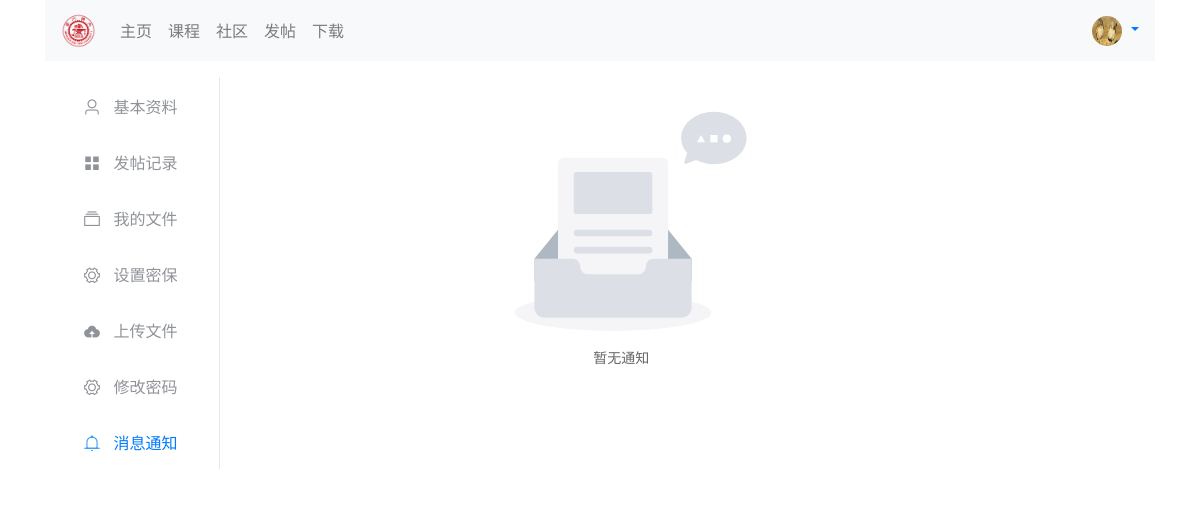
/user/notice/ (signed in), run on an earlier commit of the app's database.
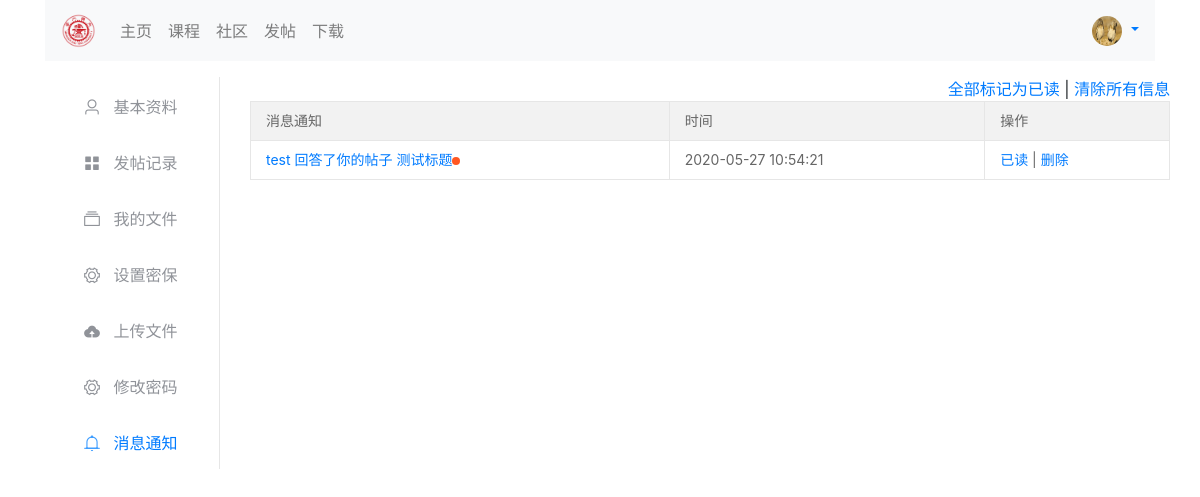
And on a later commit of the database.
### user/models.py (models this page shows)
class Notice(models.Model):
    content = models.CharField(max_length=100)  # 通知内容
    date = models.DateTimeField(default=timezone.now)
    url = models.CharField(max_length=200)  # 产生通知的url
    read = models.BooleanField(default=False)  # 是否已读
    user_id = models.IntegerField()  # 用户id

### user/views.py (the view, shortened to what this page needs)
# urls.py: path("notice/", notice, name='notice')  # 消息通知
@login_required()
@require_http_methods(["GET", "POST"])
def notice(request):
    notices = Notice.objects.filter(user_id=request.user.id)
    return render(request, 'user/notice.html', context={"notices": notices})

### community/templatetags/user_related.py (called while the page is built)
@register.filter(name="getProfileFromAuthId")
def get_profile_from_auth_id(value):
    try:
        return User.objects.get(user_id=value).profile
    except:
        return None

### templates/user/notice.html (shortened to what this page needs)
{% extends 'user/base.html' %}
{% block detail %}
    {% if notices %}
        <div class="layui-row" style="float: right">
            <a href="javascript:void(0);" onclick="notice_all('read')">全部标记为已读</a>
            |
            <a href="javascript:void(0);" onclick="notice_all('clear')">清除所有信息</a>
        </div>
        <table class="layui-table ">
            <thead>
            <tr style="text-align: center">
                <th>消息通知</th>
                <th>时间</th>
                <th>操作</th>
            </tr>
            </thead>
            <tbody>
            {% for notice in notices %}
                <tr style="text-align: center">
                    {% if notice.read %}
                        <th><a href="{{ notice.url }}">{{ notice.content }}</a></th>
                    {% else %}
                        <th><a href="{{ notice.url }}">{{ notice.content }}</a><span class="layui-badge-dot"></span>
                        </th>
                    {% endif %}
                    <th>{{ notice.date | date:'Y-m-d h:i:s' }}
                    <th><a href="javascript:void(0);" onclick="read_by_id({{ notice.id }})">已读</a> | <a
                            href="javascript:void(0);" onclick="delete_by_id({{ notice.id }})">删除</a></th>
                </tr>
            {% endfor %}
            </tbody>
        </table>
    {% else %}
        <div class="layui-row">
            <div class="offset-3 layui-col-md5">
                <div class="layui-row offset-3 col-md-5">
                    <p class="layui-text" style="width:61px;text-align:center; margin-top: -130px">暂无通知</p>
                </div>
            </div>
        </div>
    {% endif %}
{% endblock %}

What changed in the data, as far as the page shows it:
added Notice: content "test 回答了你的帖子 测试标题", date "2020-05-27 10:54:21"
Also different on the page:
text no longer shown: "暂无通知"
text now shown: "全部标记为已读 | 清除所有信息 消息通知 时间 操作"
